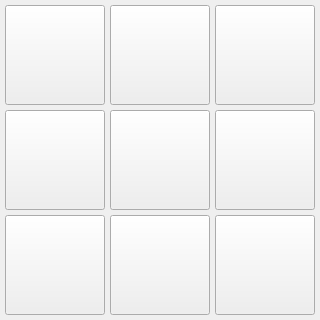
      <widget class="QWidget" name="tab">
       <attribute name="title">
        <string>Игра</string>
       </attribute>
       <layout class="QGridLayout" name="gridLayout">
        <property name="leftMargin">
         <number>5</number>
        </property>
        <property name="topMargin">
         <number>5</number>
        </property>
        <property name="rightMargin">
         <number>5</number>
        </property>
        <property name="bottomMargin">
         <number>5</number>
        </property>
        <property name="spacing">
         <number>5</number>
        </property>
        <item row="1" column="1">
         <widget class="QPushButton" name="pushButton3_1_1">
          <property name="sizePolicy">
           <sizepolicy hsizetype="Fixed" vsizetype="Fixed">
            <horstretch>0</horstretch>
            <verstretch>0</verstretch>
           </sizepolicy>
          </property>
          <property name="minimumSize">
           <size>
            <width>100</width>
            <height>100</height>
           </size>
          </property>
          <property name="styleSheet">
           <string notr="true"/>
          </property>
          <property name="text">
           <string/>
          </property>
         </widget>
        </item>
        <item row="0" column="2">
         <widget class="QPushButton" name="pushButton3_0_2">
          <property name="sizePolicy">
           <sizepolicy hsizetype="Fixed" vsizetype="Fixed">
            <horstretch>0</horstretch>
            <verstretch>0</verstretch>
           </sizepolicy>
          </property>
          <property name="minimumSize">
           <size>
            <width>100</width>
            <height>100</height>
           </size>
          </property>
          <property name="text">
           <string/>
          </property>
         </widget>
        </item>
        <item row="0" column="0">
         <widget class="QPushButton" name="pushButton3_0_0">
          <property name="sizePolicy">
           <sizepolicy hsizetype="Fixed" vsizetype="Fixed">
            <horstretch>0</horstretch>
            <verstretch>0</verstretch>
           </sizepolicy>
          </property>
          <property name="minimumSize">
           <size>
            <width>100</width>
            <height>100</height>
           </size>
          </property>
          <property name="text">
           <string/>
          </property>
         </widget>
        </item>
        <item row="1" column="0">
         <widget class="QPushButton" name="pushButton3_1_0">
          <property name="sizePolicy">
           <sizepolicy hsizetype="Fixed" vsizetype="Fixed">
            <horstretch>0</horstretch>
            <verstretch>0</verstretch>
           </sizepolicy>
          </property>
          <property name="minimumSize">
           <size>
            <width>100</width>
            <height>100</height>
           </size>
          </property>
          <property name="text">
           <string/>
          </property>
         </widget>
        </item>
        <item row="0" column="1">
         <widget class="QPushButton" name="pushButton3_0_1">
          <property name="sizePolicy">
           <sizepolicy hsizetype="Fixed" vsizetype="Fixed">
            <horstretch>0</horstretch>
            <verstretch>0</verstretch>
           </sizepolicy>
          </property>
          <property name="minimumSize">
           <size>
            <width>100</width>
            <height>100</height>
           </size>
          </property>
          <property name="text">
           <string/>
          </property>
         </widget>
        </item>
        <item row="2" column="1">
         <widget class="QPushButton" name="pushButton3_2_1">
          <property name="sizePolicy">
           <sizepolicy hsizetype="Fixed" vsizetype="Fixed">
            <horstretch>0</horstretch>
            <verstretch>0</verstretch>
           </sizepolicy>
          </property>
          <property name="minimumSize">
           <size>
            <width>100</width>
            <height>100</height>
           </size>
          </property>
          <property name="text">
           <string/>
          </property>
         </widget>
        </item>
        <item row="2" column="0">
         <widget class="QPushButton" name="pushButton3_2_0">
          <property name="sizePolicy">
           <sizepolicy hsizetype="Fixed" vsizetype="Fixed">
            <horstretch>0</horstretch>
            <verstretch>0</verstretch>
           </sizepolicy>
          </property>
          <property name="minimumSize">
           <size>
            <width>100</width>
            <height>100</height>
           </size>
          </property>
          <property name="text">
           <string/>
          </property>
         </widget>
        </item>
        <item row="2" column="2">
         <widget class="QPushButton" name="pushButton3_2_2">
          <property name="sizePolicy">
           <sizepolicy hsizetype="Fixed" vsizetype="Fixed">
            <horstretch>0</horstretch>
            <verstretch>0</verstretch>
           </sizepolicy>
          </property>
          <property name="minimumSize">
           <size>
            <width>100</width>
            <height>100</height>
           </size>
          </property>
          <property name="text">
           <string/>
          </property>
         </widget>
        </item>
        <item row="1" column="2">
         <widget class="QPushButton" name="pushButton3_1_2">
          <property name="sizePolicy">
           <sizepolicy hsizetype="Fixed" vsizetype="Fixed">
            <horstretch>0</horstretch>
            <verstretch>0</verstretch>
           </sizepolicy>
          </property>
          <property name="minimumSize">
           <size>
            <width>100</width>
            <height>100</height>
           </size>
          </property>
          <property name="text">
           <string/>
          </property>
         </widget>
        </item>
       </layout>
      </widget>
